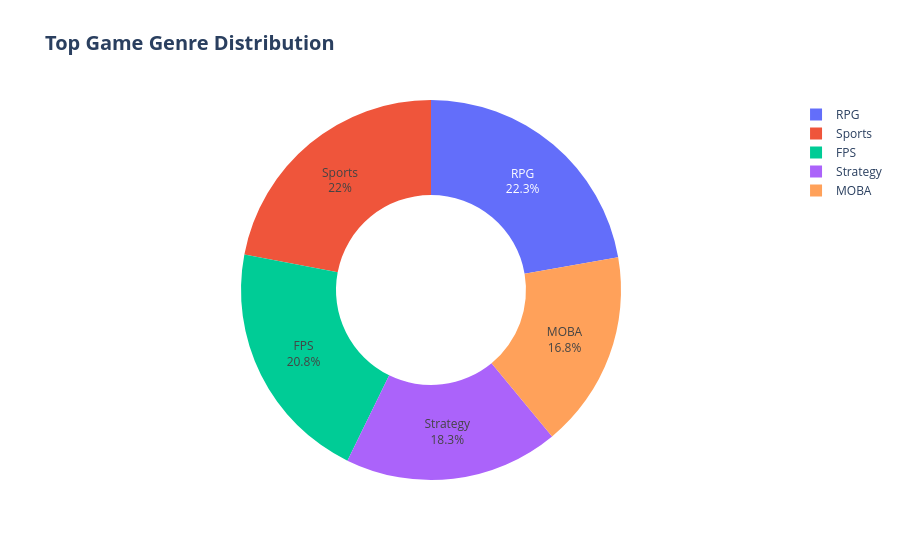

Notebook code for this chart:
### Markdown cell above
### Donut Graph

### Code cell
genre = df["Top_Genre"].value_counts().reset_index()
genre.columns = ["Genre", "Count"]

fig = px.pie(
   genre,
   names="Genre",
   values="Count",
   hole=0.5,  # Makes it a donut chart
   title=("<b>Top Game Genre Distribution</b>")
)

fig.update_traces(
        textposition='inside',
        textinfo='percent+label'),
fig.update_layout(
    title={
        "xanchor": "left",
        "font": {"size": 20}}
)
fig.show()

### Figure 1 — Plotly figure (JSON) as saved in the notebook; plotly's stock layout.template omitted (floating-point values rounded to 4 significant figures)
{"data": [{"domain": {"x": [0, 1], "y": [0, 1]}, "hole": 0.5, "hovertemplate": "Genre=%{label}<br>Count=%{value}<extra></extra>", "labels": ["RPG", "Sports", "FPS", "Strategy", "MOBA"], "legendgroup": "", "name": "", "showlegend": true, "textinfo": "percent+label", "textposition": "inside", "type": "pie", "values": [89, 88, 83, 73, 67]}], "layout": {"legend": {"tracegroupgap": 0}, "title": {"font": {"size": 20}, "text": "<b>Top Game Genre Distribution</b>", "xanchor": "left"}}}
